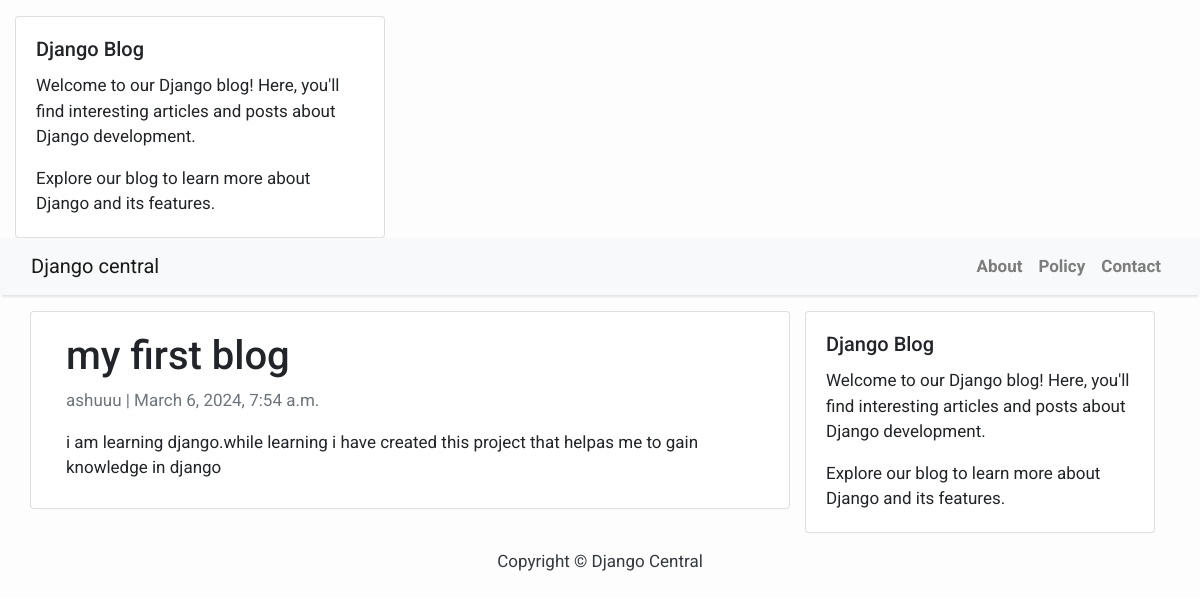
The page /my-first-blog/ on the database its author committed.
### blog/models.py (models this page shows, shortened)
class Post(models.Model):
    title = models.CharField(max_length=200, unique=True)
    slug = models.SlugField(max_length=200, unique=True)
    author = models.ForeignKey(User, on_delete= models.CASCADE,related_name='blog_posts')
    updated_on = models.DateTimeField(auto_now= True)
    content = models.TextField()
    created_on = models.DateTimeField(auto_now_add=True)
    status = models.IntegerField(choices=STATUS, default=0)
    class Meta:
        ordering = ['-created_on']

### blog/views.py (the view)
# urls.py: path('<slug:slug>/', views.PostDetail.as_view(), name='post_detail'),
class PostDetail(generic.DetailView):
    model = Post
    template_name = 'post_detail.html'

### blog/templates/post_detail.html
{% extends 'base.html' %} {% block content %}
<div class="container">
  <div class="row">
    <div class="col-md-8 card mb-4  mt-3 left  top">
      <div class="card-body">
        <h1>{% block title %} {{ object.title }} {% endblock title %}</h1>
        <p class=" text-muted">{{ post.author }} | {{ post.created_on }}</p>
        <p class="card-text ">{{ object.content | safe }}</p>
      </div>
    </div>
    {% block sidebar %} {% include 'sidebar.html' %} {% endblock sidebar %}
  </div>
</div>
{% endblock content %}

### blog/templates/base.html (style rules this page uses)
body { font-family: "Roboto", sans-serif; font-size: 17px; background-color: #fdfdfd; }

### rows shown on the page
Post: title "my first blog", author "ashuuu", created_on "March 6, 2024, 7:54 a.m.", content "i am learning django.while learning i have created this project that helpas me to gain knowledge in django"
